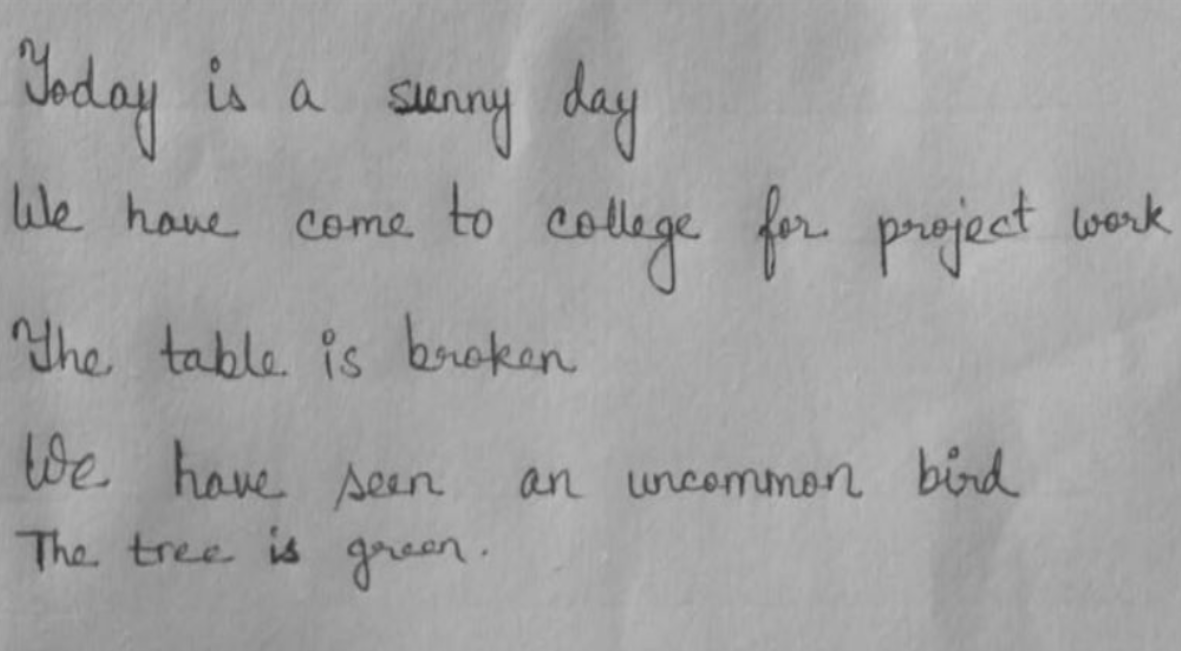
#> input picture grayscale.jpg, 1181 x 651 px
$ python imagepr.py
#> lines starting #> are read from the running program, lines starting #| are printed output that depends on the picture; after the words box and inside, x2 and y2 are one past the last pixel; in counts of white or black regions, pixels touching at a corner belong together
import cv2
import numpy as np
from matplotlib import pyplot as plt

# Load an color image in grayscale

img = cv2.imread(r'grayscale.jpg',0)
#> img is the input picture: shape (651, 1181); min 44, max 193, mean 162
imS = cv2.resize(img, (960, 540))                    # Resize image
#cv2.imshow("output", imS)                            # Show image


#Applying Gaussian Threshold
#th4 = cv2.adaptiveThreshold(img,255,cv2.ADAPTIVE_THRESH_GAUSSIAN_C, cv2.THRESH_BINARY,71,11)
#cv2.imshow("Window",th4)


#applying Thresh_Otsu

blur = cv2.GaussianBlur(img,(5,5),0)
ret3,th3 = cv2.threshold(blur,0,255,cv2.THRESH_BINARY+cv2.THRESH_OTSU)
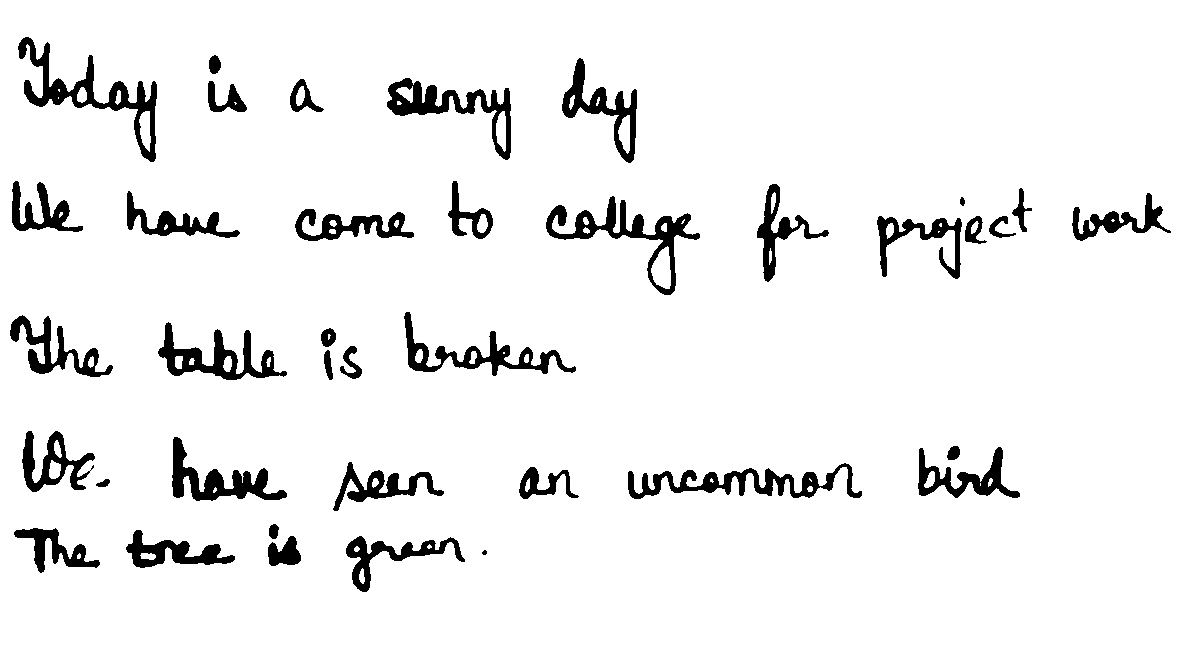
#> th3: shape (651, 1181); 93.7% white; 38 black regions (1 under 20 px), largest, box (x1, y1, x2, y2) and area: (18, 37, 157, 162) 3435, (546, 196, 700, 295) 3084, (628, 463, 862, 499) 2944
#> ret3 = 139
#cv2.imshow("Window2",th3)


row=th3.shape[0]
#> row = 651
col=th3.shape[1]
#> col = 1181

count = 0
pixelval=list()
for i in range(row+1):
    pixelval.append(0)
#> after the loop, pixelval = 652 values from 0 to 0

for i in range(1,row):
    count = 0
    for j in range(1,col):
       if(th3[i,j]==0):
           count=count+1
    pixelval[i]=count

# To hold Coordinates of the image
img_cor=list()

#Initialize the Variables
k=1
th=0
i=1
frame='frame'
while i < row:
    if pixelval[i] > th:
        start=i
        end=i
        img_cor.append(start)
        while pixelval[end] > th and end < row:
            end = end + 1
        i = end + 1
        img_cor.append(i)


    else :
        i = i + 1
#> after the loop, end = 592; i = 651; start = 524

# [11 lines of commented-out code are left out]

line = th3[img_cor[0]:img_cor[1],0:col]
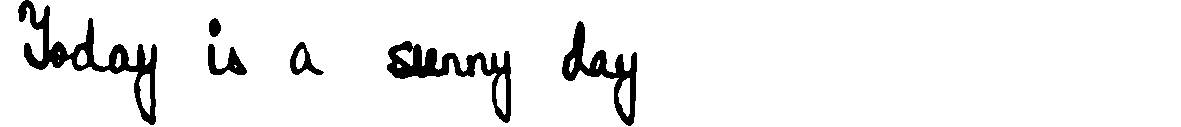
#> line: shape (127, 1181); 93.7% white; 6 black regions, box (x1, y1, x2, y2) and area: (18, 0, 157, 125) 3435, (387, 41, 511, 123) 2721, (562, 21, 637, 126) 2134, (208, 44, 247, 75) 580, (290, 42, 324, 75) 438, (209, 18, 221, 37) 176
cv2.imshow("frame",line)
cv2.waitKey(0)
cv2.destroyAllWindows()

word_row=line.shape[0]
#> word_row = 127
word_col=line.shape[1]
#> word_col = 1181


i=0
count = 0
word_pixelval=list()
for i in range(word_col+1):
    word_pixelval.append(0)
#> after the loop, word_pixelval = 1182 values from 0 to 0

# Logic

for i in range(1,word_col):
    count = 0
    for j in range(1,word_row):
       if line[j,i]==0:
           count=count+1
    word_pixelval[i]=count

i=0
th=0
word_cor = list()
while i < word_col:
    if word_pixelval[i]>th:
        start=i
        end=i
        word_cor.append(start)
        while word_pixelval[end] > th and end < word_col:
            end=end+1
        i=end+1
        word_cor.append(i)
    else:
        i=i+1
#> after the loop, end = 637; i = 1181
print(word_cor)
#| [18, 158, 208, 248, 290, 325, 387, 512, 562, 638]
i=0
while i < len(word_cor):
    line1 = line[0:word_row,word_cor[i]:word_cor[i+1]]
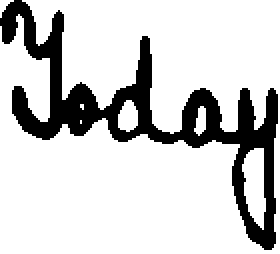
#> line1: shape (127, 140) (shown 2 times larger); 80.7% white; 1 black region, box (x1, y1, x2, y2) and area: (0, 0, 139, 125) 3435
    cv2.imshow(frame,line1)
    i=i+2
    frame=frame+str(i)
    cv2.waitKey(0)
    cv2.destroyAllWindows()
